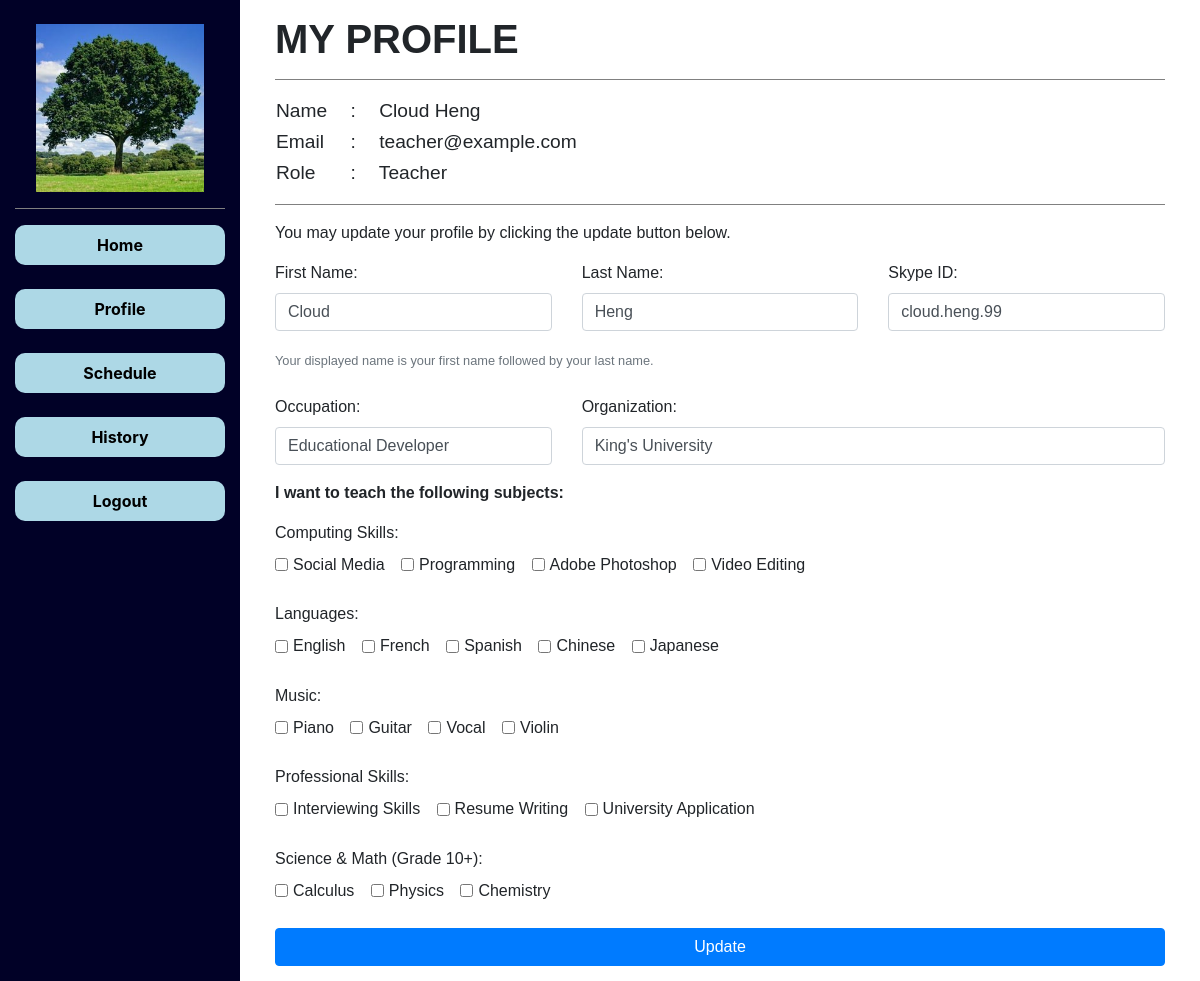
/profile (signed in), run on the app's committed database.
### tables this page shows
CREATE TABLE "people" (
	"id"	INTEGER NOT NULL PRIMARY KEY AUTOINCREMENT UNIQUE,
	"email"	TEXT NOT NULL UNIQUE,
	"name"	TEXT NOT NULL,
	"password"	TEXT NOT NULL,
	"role"	TEXT NOT NULL,
	"skype_id"	TEXT UNIQUE,
	"occupation"	TEXT,
	"organization"	TEXT
);

CREATE TABLE "subjects" (
	"id"	INTEGER NOT NULL PRIMARY KEY AUTOINCREMENT,
	"name"	TEXT NOT NULL,
	"type"	TEXT NOT NULL,
	"level"	TEXT
);

### app.py (the view)
@app.route("/profile", methods=["GET", "POST"])
@login_required
def profile():
    id = session["user_id"]
    cursor.execute("SELECT role FROM people WHERE id=:id", {'id': id})
    role = cursor.fetchone()["role"]
    if request.method == "POST":
        name = request.form.get("first") + " " + request.form.get("last")
        skype_id = request.form.get("skype_id")
        occupation = request.form.get("occupation")
        organization = request.form.get("organization")
        cursor.execute("""UPDATE people SET name=:name, skype_id=:skype_id,
            occupation=:occupation, organization=:organization WHERE id=:id""",
            {'name':name, 'skype_id':skype_id, 'occupation':occupation, 'organization':organization, 'id':id})
        cursor.execute("""DELETE FROM teachers WHERE person_id=:person_id""", {'person_id':id})
        cursor.execute("""DELETE FROM students WHERE person_id=:person_id""", {'person_id':id})
        subjects = request.form.getlist("subjects")
        for item in subjects:
            cursor.execute("""SELECT id FROM subjects WHERE name=:name""", {'name':item})
            subject_id = cursor.fetchone()["id"]
            if role == "Teacher":
                cursor.execute("""INSERT INTO teachers (subject_id, person_id) VALUES (:subject_id, :person_id)""",
                {'subject_id':subject_id, 'person_id':id})
            else:
                cursor.execute("""INSERT INTO students (subject_id, person_id) VALUES (:subject_id, :person_id)""",
                {'subject_id':subject_id, 'person_id':id})
        connection.commit()
        flash("Your profile is successfully updated!", "success")
        return redirect("/")
    else:
        cursor.execute("SELECT * FROM people WHERE id=:id", {'id': id})
        data = cursor.fetchall()
        name = data[0]["name"]
        split_name = name.split()
        first = split_name[0]
        last = split_name[1]
        if data[0]["organization"] == None:
            organization = ""
        else:
            organization = data[0]["organization"]
        if data[0]["skype_id"] == None:
            skype_id = ""
        else:
            skype_id = data[0]["skype_id"]
        if data[0]["occupation"] == None:
            occupation = ""
        else:
            occupation = data[0]["occupation"]
        item = {'name':name, 'email':data[0]["email"], 'role':data[0]["role"], 'first':first, 'last':last,
                'skype_id':skype_id, 'occupation':occupation, 'organization':organization}
        cursor.execute("""SELECT DISTINCT type FROM subjects ORDER BY type""")
        type_list = cursor.fetchall()
        count = len(type_list)
        type_subj_lists = []
        for i in range (0, count):
            subject_list = []
            cursor.execute("""SELECT name FROM subjects WHERE type=:type""", {'type': type_list[i]["type"]})
            data = cursor.fetchall()
            for row in data:
                subject_list.append(row["name"])
            type_subj_lists.append((type_list[i]["type"], (subject_list)))
        if role == "Teacher":
            return render_template("teacher_profile.html", row=item, type_subj_lists=type_subj_lists)
        else:
            return render_template("student_profile.html", row=item, type_subj_lists=type_subj_lists)

### app.py (called while the page is built)
@app.after_request
def after_request(response):
    response.headers["Cache-Control"] = "no-cache, no-store, must-revalidate"
    response.headers["Expires"] = 0
    response.headers["Pragma"] = "no-cache"
    return response

### helpers.py (called while the page is built)
def login_required(f):
    @wraps(f)
    def decorated_function(*args, **kwargs):
        if session.get("user_id") is None:
            return redirect("/login")
        return f(*args, **kwargs)
    return decorated_function

### templates/teacher_profile.html (shortened to what this page needs)
{% extends "teacher_layout.html" %}
{% block main %}
    <h1>
        <b> MY PROFILE </b>
    </h1>
    <hr>
    <div>
            <table style="font-size: larger;">
                <tr>
                    <td>Name &nbsp; &nbsp; </td>
                    <td>: </td>
                    <td>&nbsp; &nbsp; {{ row["name"] }}</td>
                </tr>
                <tr>
                    <td>Email &nbsp; &nbsp; </td>
                    <td>: </td>
                    <td>&nbsp; &nbsp; {{ row["email"] }}</td>
                </tr>
                <tr>
                    <td>Role &nbsp; &nbsp; </td>
                    <td>: </td>
                    <td>&nbsp; &nbsp; {{ row["role"] }}</td>
                </tr>
            </table>
    </div>
    <hr>
    <p>
        You may update your profile by clicking the update button below.
    </p>
    <form action="/profile" method="POST">
        <div class="row">
            <div class="col-md-4 form-group">
                <label> First Name: </label>
                <input name="first" type="text" class="form-control" placeholder="First name" value="{{ row['first'] }}">
            </div>
            <div class="col-md-4 form-group">
                <label> Last Name: </label>
                <input name="last" type="text" class="form-control" placeholder="Last name" value="{{ row['last'] }}">
            </div>
            <div class="col-md-4 form-group">
                <label> Skype ID: </label>
                <input name="skype_id" type="text" class="form-control" placeholder="(not provided yet)" value="{{ row['skype_id'] }}">
            </div>
        </div>
        <small id="nameHelp" class="form-text text-muted">Your displayed name is your first name followed by your last name.</small>
        <br>
        <div class="row">
            <div class="col-md-4 form-group">
                <label> Occupation: </label>
                <input name="occupation" type="text" class="form-control" placeholder="(not provided yet)" value="{{ row['occupation'] }}">
            </div>
            <div class="col-md-8 form-group">
                <label> Organization: </label>
                <input name="organization" type="text" class="form-control" placeholder="(not provided yet)" value="{{ row['organization'] }}">
            </div>
        </div>
        <p>
            <b>I want to teach the following subjects:</b>
        </p>
        {% for item in type_subj_lists %}
        <div>
            <label> {{ item[0] }}: </label>
            <br>
            {% for item in item[1] %}
            <div class="form-check form-check-inline">
                <input name="subjects" class="form-check-input"
                    type="checkbox" id="inlineCheckbox1" value="{{ item }}">
                <label class="form-check-label" for="inlineCheckbox1"> {{ item }} </label>
            </div>
            {% endfor %}
        </div>
        <br>
        {% endfor %}
        <button type="submit" class="btn btn-primary btn-block">Update</button>
    </form>
{% endblock %}

### static/teacher_styles.css (style rules this page uses)
hr { border-top: 1px solid; color: grey; }
table { counter-reset: tableCount; }

### data on the page
people: name "Cloud Heng", email "teacher@example.com", role "Teacher", skype_id "cloud.heng.99", occupation "Educational Developer", organization "King's University"
subjects: name "Social Media"
subjects: name "Programming"
subjects: name "Adobe Photoshop"
subjects: name "Video Editing"
subjects: name "English"
subjects: name "French"
subjects: name "Spanish"
subjects: name "Chinese"
subjects: name "Japanese"
subjects: name "Piano"
subjects: name "Guitar"
subjects: name "Vocal"
subjects: name "Violin"
subjects: name "Interviewing Skills"
subjects: name "Resume Writing"
subjects: name "University Application"
subjects: name "Calculus"
subjects: name "Physics"
subjects: name "Chemistry"

### other printed values
{{ item[0] }} "Computing Skills" "Languages" "Music" "Professional Skills" "Science & Math (Grade 10+)"
